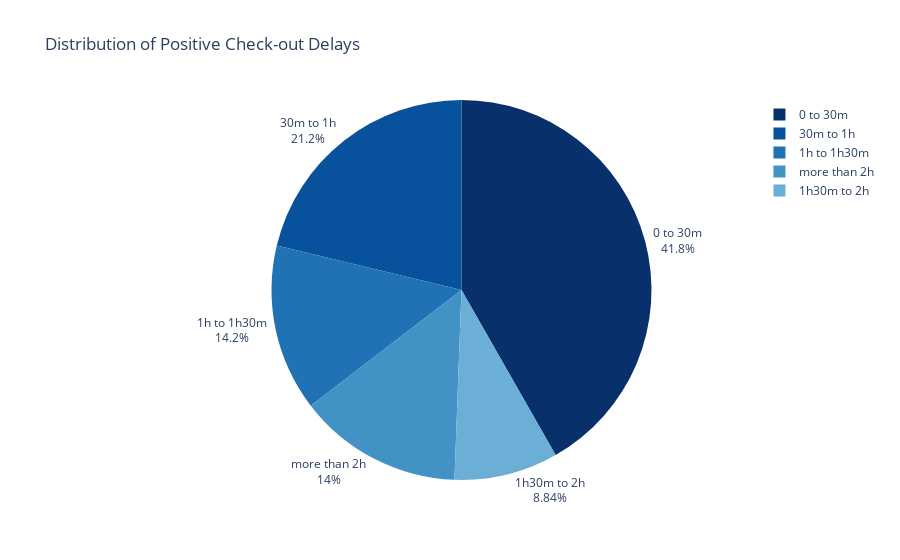

The code cell stored with this chart in its notebook:
### Markdown cell above
More than the half of the users are late at the check out

### Code cell
# Definir los intervalos y etiquetas para los bins
bins = [0, 30, 60, 90, 120, float('inf')]
labels = ['0 to 30m', '30m to 1h', '1h to 1h30m', '1h30m to 2h', 'more than 2h']

# Filtrar el dataframe original para obtener solo las filas con retraso positivo
positive_delay_df = df_delay[df_delay['delay_at_checkout_in_minutes'] > 0]

# Aplicar el corte por bins y calcular el conteo de valores por categoría
delay_bins_positive = pd.cut(positive_delay_df['delay_at_checkout_in_minutes'], bins=bins, labels=labels)
section_counts_positive = delay_bins_positive.value_counts()

# Crear el gráfico de pastel con etiquetas al lado de la figura
fig = px.pie(
    names=section_counts_positive.index,
    values=section_counts_positive.values,
    title='Distribution of Positive Check-out Delays',
    color_discrete_sequence=px.colors.sequential.Blues_r
)

# Actualizar la configuración del diseño para mostrar etiquetas al lado de la figura
fig.update_traces(textposition='outside', textinfo='percent+label')

# Mostrar el gráfico
fig.show()

### Figure 1 — Plotly figure (JSON) as saved in the notebook; plotly's stock layout.template omitted (floating-point values rounded to 4 significant figures)
{"data": [{"domain": {"x": [0, 1], "y": [0, 1]}, "hovertemplate": "label=%{label}<br>value=%{value}<extra></extra>", "labels": ["0 to 30m", "30m to 1h", "1h to 1h30m", "more than 2h", "1h30m to 2h"], "legendgroup": "", "name": "", "showlegend": true, "textinfo": "percent+label", "textposition": "outside", "type": "pie", "values": [3326, 1692, 1129, 1115, 704]}], "layout": {"legend": {"tracegroupgap": 0}, "piecolorway": ["rgb(8,48,107)", "rgb(8,81,156)", "rgb(33,113,181)", "rgb(66,146,198)", "rgb(107,174,214)", "rgb(158,202,225)", "rgb(198,219,239)", "rgb(222,235,247)", "rgb(247,251,255)"], "title": {"text": "Distribution of Positive Check-out Delays"}}}
